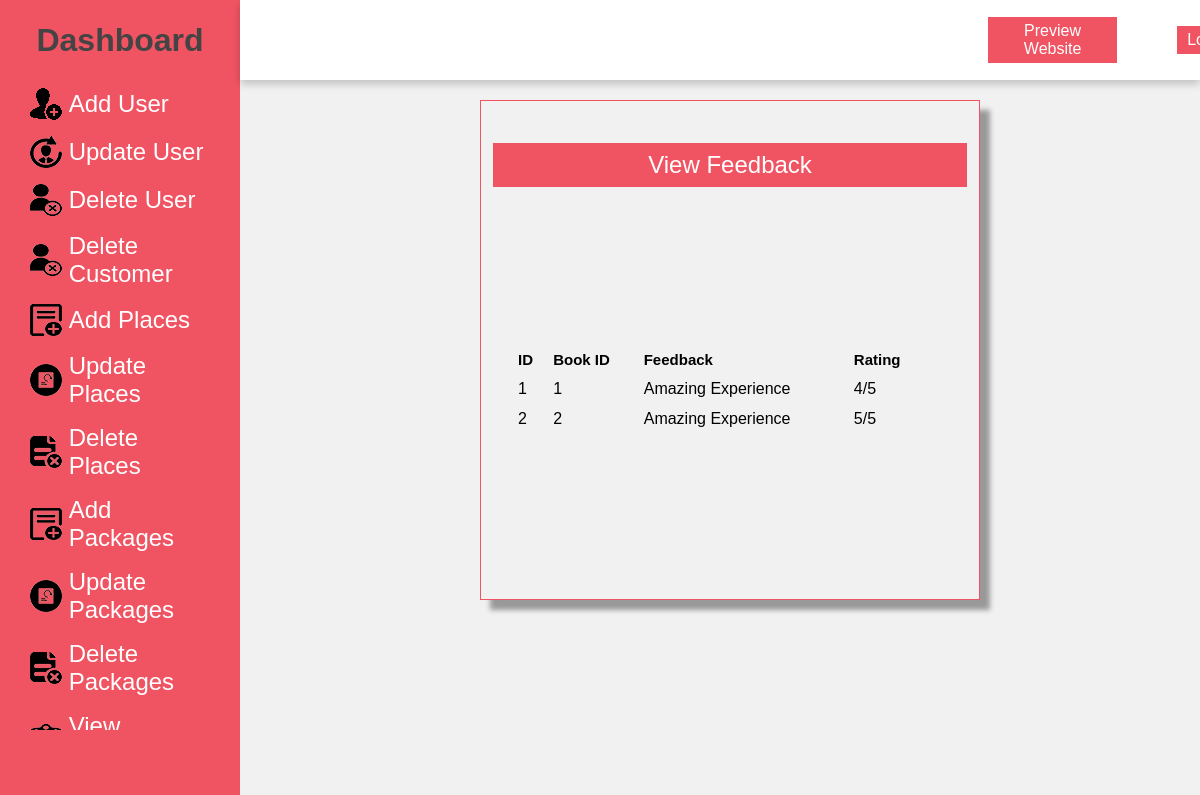
Screenshot of /Admin/viewfeedback.php (signed in) with the database file from the repository.
### tables this page shows
CREATE TABLE `feedback_details` (
  `Feedback_id` int(15) NOT NULL,
  `Book_id` int(15) NOT NULL,
  `Feedback` varchar(256) NOT NULL,
  `Ratings` int(10) NOT NULL,
  `Status` int(15) NOT NULL
);

### Admin/viewfeedback.php (the view, shortened to what this page needs)
<html>
<head>
<link href="style.css" rel="stylesheet" type="text/css" />
</head>
<body>
<?php include('function.php'); ?>
<?php include('top.php'); ?>
<div style="padding-top:100px; box-shadow:1px 1px 20px black; min-height:570px" class="container">
<div style="border-right:0px solid #999; min-height:450px;">
<?php include('left.php'); ?>
</div>
<form method="post">
<table border="0" width="500px" height="500px" style="margin-top:0vh; margin-left:20vw;" align="center" class="tableshadow">
<tr><td class="toptd">View Feedback</td></tr>
<tr><td align="center" align="top" style="padding-top:10px;">
<table border="0" align="center" width="95%" >
<tr><td style="font-size:15px; padding:5px; font-weight:bold;">ID</td>
<td style="font-size:15px; padding:5px; font-weight:bold;">Book ID</td>
<td style="font-size:15px; padding:5px; font-weight:bold;">Feedback</td>
<td style="font-size:15px; padding:5px; font-weight:bold;">Rating</td>
<?php
$s="select * from feedback_details";
$result=mysqli_query($cn,$s);
while($data=mysqli_fetch_array($result))
{
		echo "<tr><td style=' padding:5px;'>$data[0]</td>
		<td style=' padding:5px;'>$data[1]</td>
        <td style=' padding:5px;'>$data[2]</td>
		<td style=' padding:5px;'>$data[3]/5</td>";
}
?>
</table>
</td></tr></table>
</form>
</div>
</body>
</html>

### Admin/style.css (style rules this page uses)
.tableshadow { box-shadow:10px 10px 5px #999; padding-top:40px; border:solid 1px #f05462 }
.toptd { color:white; font-size:24px; text-align:center; height:40px; background-color:#f05462 }
body { background: #222D32; font-family: 'Roboto', sans-serif; }

### Admin/top.php (style rules this page uses)
.container { position: absolute; right: 0px; width: 80vw; height: 100vh; background: #f1f1f1; display: flex; flex-wrap: wrap; }

### Admin/left.php (style rules this page uses)
* { margin: 0; padding: 0; box-sizing: border-box; font-family: 'Poppins', sans-serif; }
body { min-height: 100vh; }
table { padding: 10px; }
th, td { text-align: left; padding: 8px; }
.container { position: absolute; right: 0; width: 80vw; height: 100vh; background: #f1f1f1; }

### rows the page displays
feedback_details: Feedback_id "1", Book "1", Feedback "Amazing Experience", Ratings "4"
feedback_details: Feedback_id "2", Book "2", Feedback "Amazing Experience", Ratings "5"
